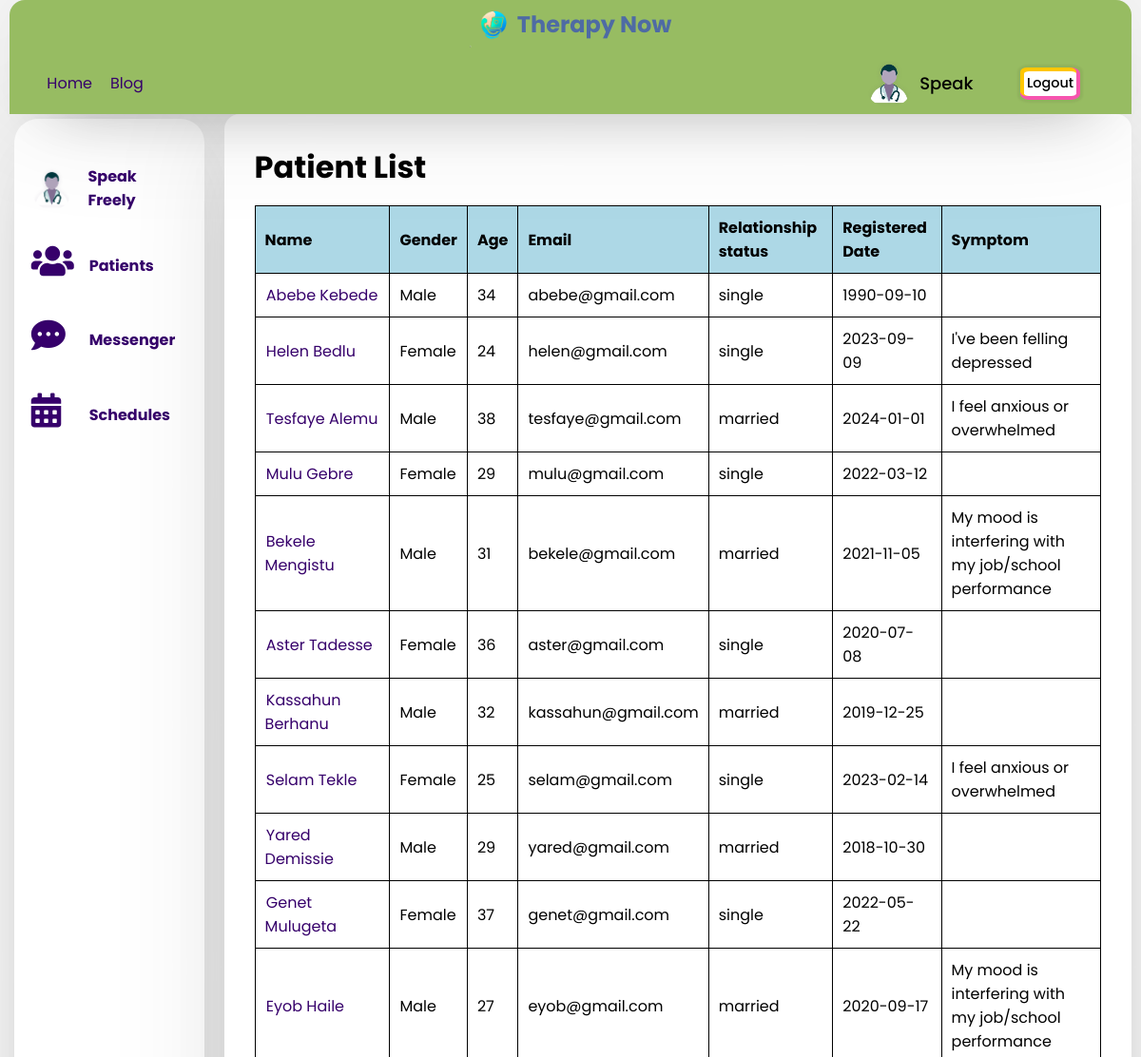
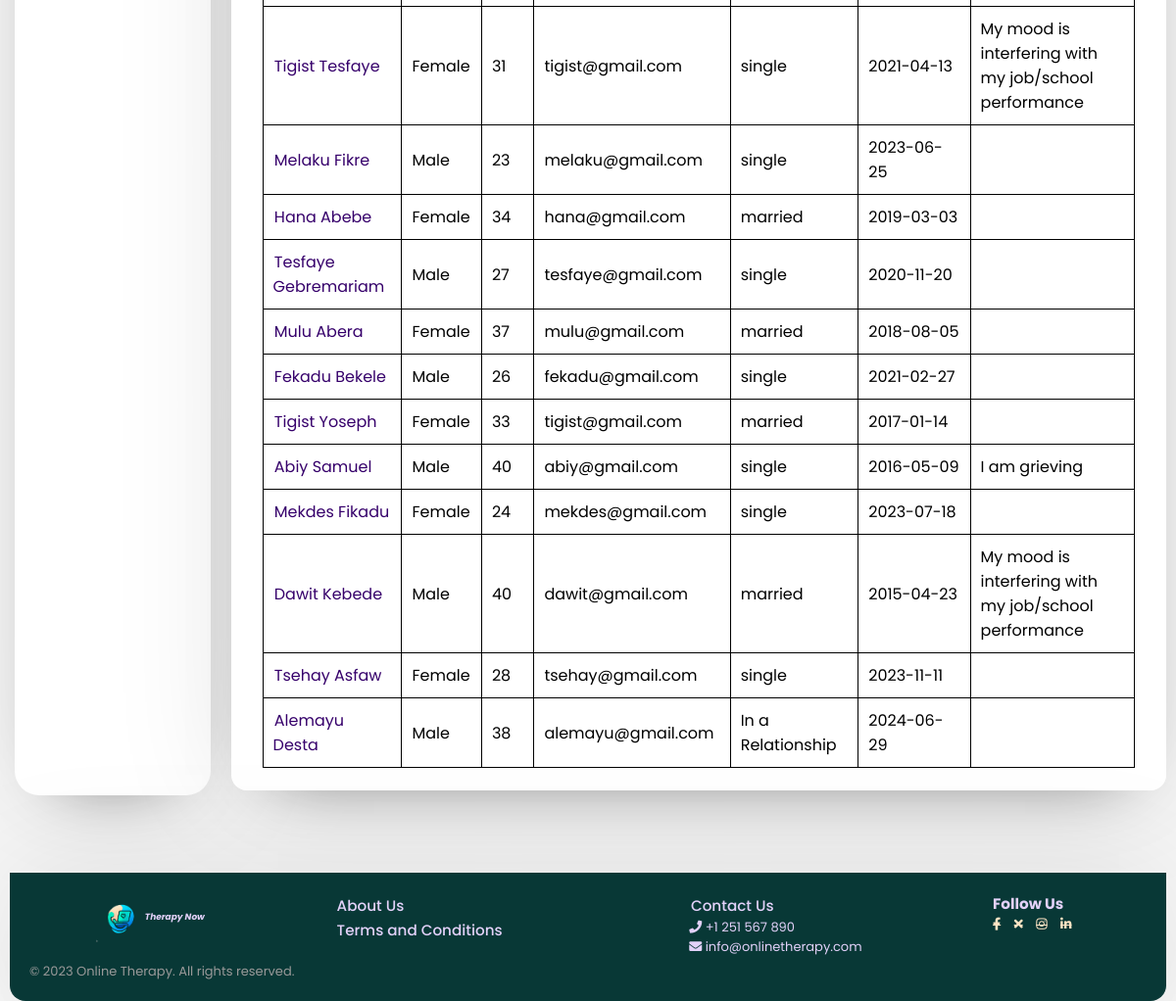
/profile.php?link=patient (signed in), run on the app's committed database (2 pictures, top to bottom).
### tables this page shows
CREATE TABLE `therapist` (
  `unique_id` int(11) NOT NULL,
  `fname` text NOT NULL,
  `lname` text NOT NULL,
  `email` text NOT NULL,
  `password` text NOT NULL,
  `specialization` text DEFAULT NULL,
  `img` text DEFAULT NULL,
  `phone` text DEFAULT NULL,
  `status` text DEFAULT NULL,
  `r_date` date DEFAULT curdate(),
  `r_time` time DEFAULT curtime(),
  `gender` varchar(30) NOT NULL,
  `birthDate` int(11) NOT NULL
);

CREATE TABLE `users` (
  `user_id` int(11) NOT NULL,
  `unique_id` int(255) NOT NULL,
  `fname` varchar(255) NOT NULL,
  `lname` varchar(255) NOT NULL,
  `email` varchar(255) NOT NULL,
  `password` varchar(255) NOT NULL,
  `img` varchar(255) NOT NULL,
  `status` varchar(255) NOT NULL,
  `gender` varchar(10) DEFAULT NULL,
  `birthdate` date DEFAULT NULL,
  `relationship` varchar(100) DEFAULT NULL,
  `r_date` date DEFAULT curdate(),
  `r_time` time DEFAULT curtime()
);

### profile/patients.php (the view, shortened to what this page needs)
<div class="right patient table-container">
  <h1>Patient List</h1>
  <table>
    <tr>
      <th>Name</th>
      <th>Gender</th>
      <th>Age</th>
      <th>Email</th>
      <th>Relationship status</th>
      <th>Registered Date</th>
      <th>Symptom</th>
    </tr>
    <?php
    $output = "";
    $sql = "SELECT * FROM users";
    $query = mysqli_query($conn, $sql);
    if (mysqli_num_rows($query) > 0) {
      while ($row = mysqli_fetch_assoc($query)) {
        $birthdate = new DateTime($row['birthdate']);
        $today = new DateTime('today');
        $age = $birthdate->diff($today)->y;
        $age = $age > 0 ? $age : '';
        $user_id = $row['unique_id'];
        $sql2 = "SELECT symptom FROM appointment WHERE user_id = $user_id";
        $query2 = mysqli_query($conn, $sql2);
        if (mysqli_num_rows($query2) > 0) {
          while ($row2 = mysqli_fetch_assoc($query2)) {
            $symptom =  $row2['symptom'];
          }
        } else {
          $symptom = "";
        }
        $output .= '
          <tr>
            <td>
              <a href="profile.php?user_id=' . $row['unique_id'] . '&link=user_profile">'
                . $row['fname'] . ' ' . $row['lname'] . '</td>
              </a>
            <td>' . $row['gender'] . '</td>
            <td>' . $age . '</td>
            <td>' . $row['email'] . '</td>
            <td>' . $row['relationship'] . '</td>
            <td>' . $row['r_date'] . '</td>
            <td>' . $symptom . '</td>
          </tr>';
      }
    }
    ?>
    <?php
    echo $output;
    ?>
  </table>
</div>

### header.php (shortened to what this page needs)
<div id="header-container">
    <div class="logo">
        <a href="index.php">
            <img src="img/logo.png" alt="">
            <h1>Therapy Now</h1>
        </a>
    </div>
    <header>
        <div class="navigation-menu">
            <div class="navigation-links">
                <a href="index.php">Home</a>
                <a href="blog.php">Blog</a>
            </div>
        </div>
        <?php require_once "php/config.php";
        if (!isset($_SESSION['unique_id'])) { ?>
            <div class="user-buttons c d">
                <a href="signup.php">Sign up</a>
                <a href="login.php">Log in</a>
            </div>
        <?php } else {
            $sql = mysqli_query($conn, "SELECT * FROM users WHERE unique_id = {$_SESSION['unique_id']}");
            if (mysqli_num_rows($sql) > 0) {
                $row = mysqli_fetch_assoc($sql);
            } else {
                $sql = mysqli_query($conn, "SELECT * FROM therapist WHERE unique_id = {$_SESSION['unique_id']}");
                $row = mysqli_fetch_assoc($sql);
            } ?>
            <div class="user-buttons user-profile c">
                <a href="profile.php" class="pro_link">
                    <img src="php/images/<?php echo $row['img']; ?>" alt="">
                    <span><?php echo $row['fname'] ?></span>
                </a>
                <a href="php/logout.php?logout_id=<?php echo $row['unique_id']; ?>" class="logout">Logout</a>
            </div>
        <?php } ?>
    </header>
</div>

### profile/sidebar.php (shortened to what this page needs)
<div class="left">
    <?php
    $sql = mysqli_query($conn, "SELECT * FROM therapist WHERE unique_id ={$_SESSION['unique_id']} ");
    if (mysqli_num_rows($sql) > 0) {
    ?>
    <a href="profile.php?link=profile">
        <img src="php/images/<?php echo $row['img']; ?>" alt="">
        <p><?= $row['fname'] . " " . $row['lname'] ?></p>
    </a>
    <a href="profile.php?link=patient">
        <span><i class="fas fa-solid fa-users"></i></span>
        <p>Patients</p>
    </a>
    <?php
    }
    ?>
    <a href="profile.php?link=message">
        <span><i class="fas fa-solid fa-comment-dots"></i></span>
        <p>Messenger</p>
    </a>
    <a href="profile.php?link=schedule">
        <span><i class="fas fa-solid fa-calendar-alt"></i></span>
        <p>Schedules</p>
    </a>
</div>

### style.css (style rules this page uses)
* { margin: 0; padding: 0; box-sizing: border-box; text-decoration: none; font-family: 'Poppins', sans-serif; }
body { display: flex; flex-direction: column; align-items: center; justify-content: space-between; min-height: 100vh; background: #f7f7f7; padding: 0 10px; }
.wrapper, #header-container, footer { box-shadow: 0 0 128px 0 rgba(0, 0, 0, 0.1), 0 32px 64px -48px rgba(0, 0, 0, 0.5); }
#header-container, footer { background-color: #fff; }
img { width: 50px; height: 50px; }
#header-container .logo img { width: 50px; }
#header-container .logo h1 { color: #4E6BA4; }
#header-container { z-index: 1; background-color: #97BC62; display: flex; align-items: center; justify-content: space-around; width: 100%; height: 120px; position: sticky; top: 0; left: 0; flex-direction: column; border-top-left-radius: 16px; border-top-right-radius: 16px; }
#header-container header { display: flex; align-items: center; justify-content: space-around; display: flex; width: 100%; height: auto; flex-grow: 1; }
#header-container .navigation-menu { flex-grow: 0.5; width: 100%; margin-left: 2em; }
#header-container a { margin: 1%; }
#header-container .c a { text-align: center; cursor: pointer; text-decoration: none; color: #000; background: #fff; margin: 10px; border-radius: 10%; padding: 0.2em; font-size: 0.9em; font-weight: 500; box-shadow: rgb(255, 198, 0) -2px -2px 0px 2px, rgb(246, 84, 174) 0px 0px 0px 4px, rgba(0, 0, 0, 0.05) 0px 0px 2px 7px; transition: all 0.2s; }
#header-container .c a.pro_link { display: flex; align-items: center; background: none; bottom: none; box-shadow: none; min-width: 150px; max-width: 150px; margin-left: 0; }
#header-container .user-profile { display: flex; width: 50%; align-items: center; justify-content: flex-end; margin-right: 3em; }
#header-container .user-profile img { object-fit: cover; border-radius: 50%; height: 50px; width: 50px; }
#header-container .user-profile span { font-size: 18px; font-weight: 500; color: #000; margin-left: 5%; }
#header-container .logo a { margin: 0; padding: 0; display: flex; color: #333; align-items: center; }
.navigation-menu { flex-grow: 0.5; width: 100%; margin-left: 2em; }
a { margin: 1%; }
.c a { text-align: center; cursor: pointer; text-decoration: none; color: #000; background: #fff; margin: 10px; border-radius: 10%; padding: 0.2em; font-size: 0.9em; font-weight: 500; box-shadow: rgb(255, 198, 0) -2px -2px 0px 2px, rgb(246, 84, 174) 0px 0px 0px 4px, rgba(0, 0, 0, 0.05) 0px 0px 2px 7px; transition: all 0.2s; }
.c a.pro_link { display: flex; align-items: center; background: none; bottom: none; box-shadow: none; min-width: 150px; max-width: 150px; margin-left: 0; }
#header-container .logo a { font-size: clamp(0.75em, 1vw, 2vw); margin: 0; padding: 0; display: flex; color: #333; }
.profile-container .left { max-width: 350px; flex-grow: 1; width: 40%; height: 86vh; margin: 5px; padding: 1em; display: flex; flex-direction: column; background: #fff; border-radius: 25px; box-shadow: 0 0 128px 0 rgba(0, 0, 0, 0.1), 0 32px 64px -48px rgba(0, 0, 0, 0.5); }
.profile-container .left { width:min-content; }
.profile-container .left a { text-decoration: none; font-size: medium; margin-top: 2em; font-weight: bold; width: 100%; border-radius: 16px; display: flex; align-items: center; padding-right: 1em; gap: 1em; }
.profile-container .left a :first-child { border-radius: 50%; height: 45px; width: 45px; font-size: 1.5em; }
.profile-container .right { max-height: 86vh; overflow: auto; flex-grow: 2; padding: 2em; display: flex; flex-direction: column; gap: 1em; border-radius: 25px; background: #fff; border-radius: 16px; box-shadow: 0 0 128px 0 rgba(0, 0, 0, 0.1), 0 32px 64px -48px rgba(0, 0, 0, 0.5); }
.profile-container .patient table, .profile-container .schedule table { border-collapse: collapse; width: 100%; }
.profile-container .patient table th, .profile-container .patient table td, .profile-container .schedule table th, .profile-container .schedule table td { border: 1px solid black; padding: 10px; text-align: left; }
.profile-container .patient table th, .profile-container .schedule table th { background-color: lightblue; }
.profile-container .table-container { max-height: 86vh; }
a { color: #36006b; }

### data on the page
therapist: img (picture), fname "Speak", lname "Freely"
users: fname "Abebe", lname "Kebede", gender "Male", birthdate "34", email "abebe@gmail.com", relationship "single", r_date "1990-09-10"
users: fname "Helen", lname "Bedlu", gender "Female", birthdate "24", email "helen@gmail.com", relationship "single", r_date "2023-09-09", symptom "I've been felling depressed"
users: fname "Tesfaye", lname "Alemu", gender "Male", birthdate "38", email "tesfaye@gmail.com", relationship "married", r_date "2024-01-01", symptom "I feel anxious or overwhelmed"
users: fname "Mulu", lname "Gebre", gender "Female", birthdate "29", email "mulu@gmail.com", relationship "single", r_date "2022-03-12"
users: fname "Bekele", lname "Mengistu", gender "Male", birthdate "31", email "bekele@gmail.com", relationship "married", r_date "2021-11-05", symptom "My mood is interfering with my job/school performance"
users: fname "Aster", lname "Tadesse", gender "Female", birthdate "36", email "aster@gmail.com", relationship "single", r_date "2020-07-08"
users: fname "Kassahun", lname "Berhanu", gender "Male", birthdate "32", email "kassahun@gmail.com", relationship "married", r_date "2019-12-25"
users: fname "Selam", lname "Tekle", gender "Female", birthdate "25", email "selam@gmail.com", relationship "single", r_date "2023-02-14", symptom "I feel anxious or overwhelmed"
users: fname "Yared", lname "Demissie", gender "Male", birthdate "29", email "yared@gmail.com", relationship "married", r_date "2018-10-30"
users: fname "Genet", lname "Mulugeta", gender "Female", birthdate "37", email "genet@gmail.com", relationship "single", r_date "2022-05-22"
users: fname "Eyob", lname "Haile", gender "Male", birthdate "27", email "eyob@gmail.com", relationship "married", r_date "2020-09-17", symptom "My mood is interfering with my job/school performance"
users: fname "Tigist", lname "Tesfaye", gender "Female", birthdate "31", email "tigist@gmail.com", relationship "single", r_date "2021-04-13", symptom "My mood is interfering with my job/school performance"
users: fname "Melaku", lname "Fikre", gender "Male", birthdate "23", email "melaku@gmail.com", relationship "single", r_date "2023-06-25"
users: fname "Hana", lname "Abebe", gender "Female", birthdate "34", email "hana@gmail.com", relationship "married", r_date "2019-03-03"
users: fname "Tesfaye", lname "Gebremariam", gender "Male", birthdate "27", email "tesfaye@gmail.com", relationship "single", r_date "2020-11-20"
users: fname "Mulu", lname "Abera", gender "Female", birthdate "37", email "mulu@gmail.com", relationship "married", r_date "2018-08-05"
users: fname "Fekadu", lname "Bekele", gender "Male", birthdate "26", email "fekadu@gmail.com", relationship "single", r_date "2021-02-27"
users: fname "Tigist", lname "Yoseph", gender "Female", birthdate "33", email "tigist@gmail.com", relationship "married", r_date "2017-01-14"
users: fname "Abiy", lname "Samuel", gender "Male", birthdate "40", email "abiy@gmail.com", relationship "single", r_date "2016-05-09", symptom "I am grieving"
users: fname "Mekdes", lname "Fikadu", gender "Female", birthdate "24", email "mekdes@gmail.com", relationship "single", r_date "2023-07-18"
users: fname "Dawit", lname "Kebede", gender "Male", birthdate "40", email "dawit@gmail.com", relationship "married", r_date "2015-04-23", symptom "My mood is interfering with my job/school performance"
users: fname "Tsehay", lname "Asfaw", gender "Female", birthdate "28", email "tsehay@gmail.com", relationship "single", r_date "2023-11-11"
users: fname "Alemayu", lname "Desta", gender "Male", birthdate "38", email "alemayu@gmail.com", relationship "In a Relationship", r_date "2024-06-29"
